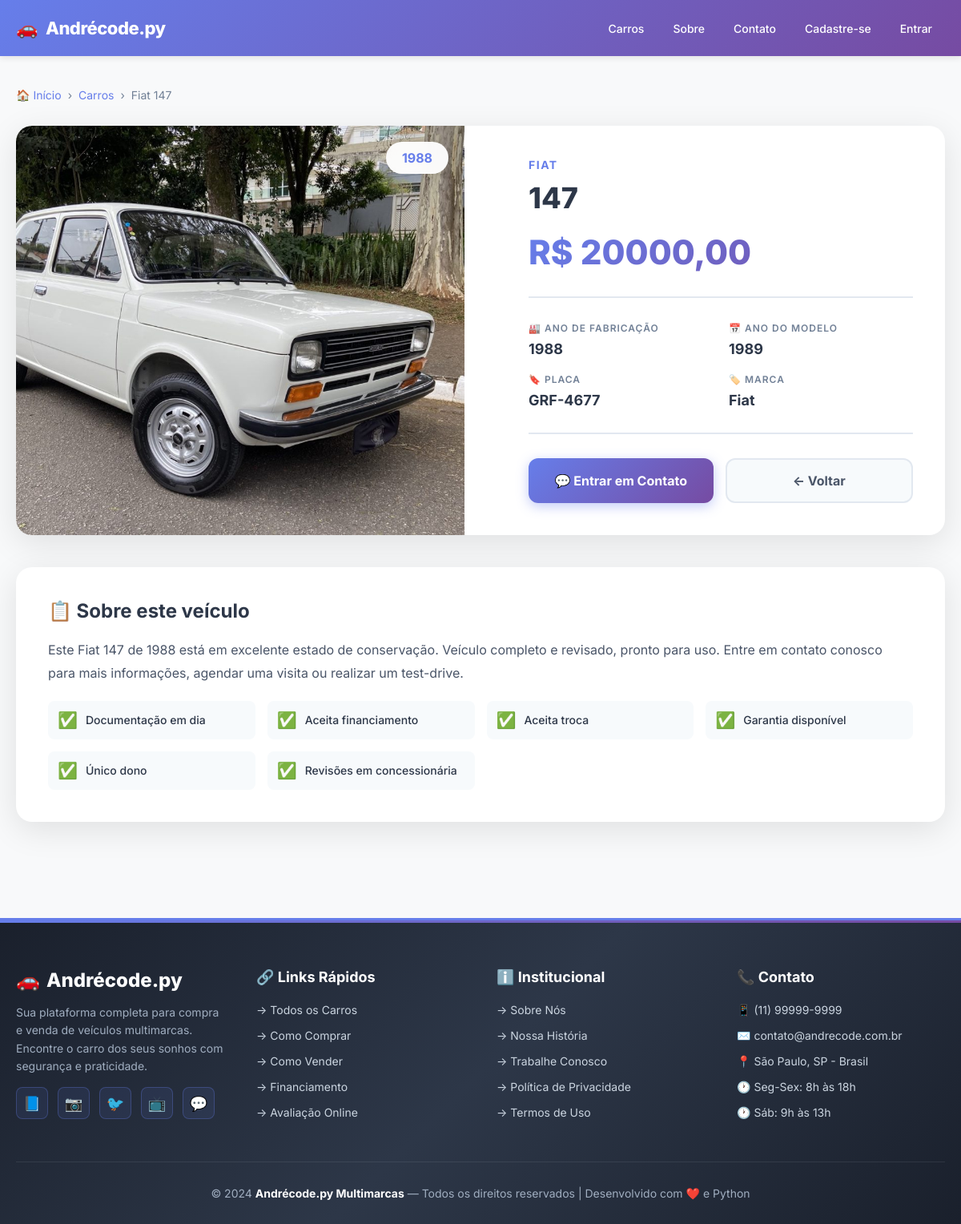
The page /car/13/ on the database its author committed.
### cars/models.py (models this page shows, shortened)
class Car(models.Model):
    id = models.AutoField(primary_key=True)
    model = models.CharField(max_length=200)
    brand = models.ForeignKey(Brand, on_delete=models.PROTECT, related_name='cars_brand')
    factory_year = models.IntegerField(blank=True, null=True)
    model_year = models.IntegerField(blank=True, null=True)
    plate = models.CharField(max_length=10, blank=True, null=True)
    value = models.FloatField(blank=True, null=True)
    photo = models.ImageField(upload_to='cars/', blank=True, null=True)

class Brand(models.Model):
    name = models.CharField(max_length=200)
    def __str__(self):
        return self.name

### cars/views.py (the view)
# urls.py: path('car/<int:pk>/', car_detail_view, name='car_detail'),
def car_detail_view(request, pk):
    car = get_object_or_404(Car, pk=pk)
    return render(request, 'car_detail.html', {'car': car})

### cars/templates/car_detail.html (shortened to what this page needs)
{% extends "base.html" %}
{% block content %}
<div class="detail-container">
    <div class="breadcrumb">
        <a href="{% url 'cars_list' %}">🏠 Início</a>
        <span>›</span>
        <a href="{% url 'cars_list' %}">Carros</a>
        <span>›</span>
        <span>{{ car.brand }} {{ car.model }}</span>
    </div>
    <div class="detail-grid">
        <div class="image-section">
            {% if car.photo %}
            <img src="{{ car.photo.url }}" alt="{{ car.brand }} {{ car.model }} {{ car.factory_year }}"
                class="car-image">
            {% else %}
            <div style="text-align: center; color: #cbd5e0;">
                <div style="font-size: 64px; margin-bottom: 10px;">🚗</div>
                <p>Imagem não disponível</p>
            </div>
            {% endif %}
            <div class="year-badge">{{ car.factory_year }}</div>
        </div>
        <div class="info-section">
            <div class="car-brand-label">{{ car.brand }}</div>
            <h1 class="car-title">{{ car.model }}</h1>
            <div class="car-price">R$ {{ car.value|floatformat:2 }}</div>
            <div class="specs-grid">
                <div class="spec-item">
                    <span class="spec-label">🏭 Ano de Fabricação</span>
                    <span class="spec-value">{{ car.factory_year|default:"N/D" }}</span>
                </div>
                <div class="spec-item">
                    <span class="spec-label">📅 Ano do Modelo</span>
                    <span class="spec-value">{{ car.model_year|default:"N/D" }}</span>
                </div>
                <div class="spec-item">
                    <span class="spec-label">🔖 Placa</span>
                    <span class="spec-value">{{ car.plate|default:"N/D" }}</span>
                </div>
                <div class="spec-item">
                    <span class="spec-label">🏷️ Marca</span>
                    <span class="spec-value">{{ car.brand }}</span>
                </div>
            </div>
            <div class="action-buttons">
                {% if not user.is_authenticated %}
                <a href="#" class="btn btn-primary">
                    💬 Entrar em Contato
                </a>
                {% endif %}
                <a href="{% url 'cars_list' %}" class="btn btn-secondary">
                    ← Voltar
                </a>
            </div>
        </div>
    </div>
    <div class="description-section">
        <h2 class="description-title">
            📋 Sobre este veículo
        </h2>
        <p class="description-text">
            Este {{ car.brand }} {{ car.model }} de {{ car.factory_year }} está em excelente estado de conservação.
            Veículo completo e revisado, pronto para uso. Entre em contato conosco para mais informações,
            agendar uma visita ou realizar um test-drive.
        </p>
        <div class="features-list">
            <div class="feature-item">
                <span class="feature-icon">✅</span>
                <span>Documentação em dia</span>
            </div>
            <div class="feature-item">
                <span class="feature-icon">✅</span>
                <span>Aceita financiamento</span>
            </div>
            <div class="feature-item">
                <span class="feature-icon">✅</span>
                <span>Aceita troca</span>
            </div>
            <div class="feature-item">
                <span class="feature-icon">✅</span>
                <span>Garantia disponível</span>
            </div>
            <div class="feature-item">
                <span class="feature-icon">✅</span>
                <span>Único dono</span>
            </div>
            <div class="feature-item">
                <span class="feature-icon">✅</span>
                <span>Revisões em concessionária</span>
            </div>
        </div>
    </div>
</div>
{% endblock %}

### app/templates/base.html (style rules this page uses)
* { margin: 0; padding: 0; box-sizing: border-box; }
body { font-family: 'Inter', -apple-system, BlinkMacSystemFont, sans-serif; background-color: #f8f9fa; color: #2d3748; min-height: 100vh; display: flex; flex-direction: column; }

### cars/templates/car_detail.html (style rules this page uses)
* { box-sizing: border-box; }
.detail-container { max-width: 1200px; margin: 0 auto; padding: 40px 20px; }
.breadcrumb { display: flex; align-items: center; gap: 8px; margin-bottom: 30px; font-size: 14px; color: #718096; }
.breadcrumb a { color: #667eea; text-decoration: none; transition: color 0.2s; }
.detail-grid { display: grid; grid-template-columns: 1fr 1fr; gap: 40px; background: white; border-radius: 20px; overflow: hidden; box-shadow: 0 10px 40px rgba(0, 0, 0, 0.1); }
.image-section { position: relative; background: #f5f5f5; min-height: 500px; display: flex; align-items: center; justify-content: center; overflow: hidden; }
.car-image { width: 100%; height: 100%; object-fit: cover; transition: transform 0.3s ease; }
.year-badge { position: absolute; top: 20px; right: 20px; background: rgba(255, 255, 255, 0.95); color: #667eea; padding: 10px 20px; border-radius: 30px; font-size: 16px; font-weight: 700; backdrop-filter: blur(10px); box-shadow: 0 4px 15px rgba(0, 0, 0, 0.1); }
.info-section { padding: 40px; display: flex; flex-direction: column; }
.car-brand-label { font-size: 14px; text-transform: uppercase; letter-spacing: 1.5px; color: #667eea; font-weight: 700; margin-bottom: 12px; }
.car-title { font-size: 36px; font-weight: 800; color: #2d3748; margin-bottom: 20px; line-height: 1.2; }
.car-price { font-size: 42px; font-weight: 800; background: linear-gradient(135deg, #667eea 0%, #764ba2 100%); -webkit-background-clip: text; -webkit-text-fill-color: transparent; background-clip: text; margin-bottom: 30px; }
.specs-grid { display: grid; grid-template-columns: 1fr 1fr; gap: 20px; margin-bottom: 30px; padding: 30px 0; border-top: 2px solid #e2e8f0; border-bottom: 2px solid #e2e8f0; }
.spec-item { display: flex; flex-direction: column; gap: 8px; }
.spec-label { font-size: 12px; text-transform: uppercase; letter-spacing: 1px; color: #718096; font-weight: 600; }
.spec-value { font-size: 18px; font-weight: 700; color: #2d3748; }
.action-buttons { display: flex; gap: 15px; margin-top: auto; }
.btn { flex: 1; padding: 16px 24px; border: none; border-radius: 12px; font-size: 16px; font-weight: 700; cursor: pointer; transition: all 0.3s ease; text-align: center; text-decoration: none; display: inline-flex; align-items: center; justify-content: center; gap: 8px; }
.btn-primary { background: linear-gradient(135deg, #667eea 0%, #764ba2 100%); color: white; box-shadow: 0 4px 15px rgba(102, 126, 234, 0.4); }
.btn-secondary { background: #f7fafc; color: #4a5568; border: 2px solid #e2e8f0; }
.description-section { margin-top: 40px; background: white; padding: 40px; border-radius: 20px; box-shadow: 0 10px 40px rgba(0, 0, 0, 0.1); }
.description-title { font-size: 24px; font-weight: 700; color: #2d3748; margin-bottom: 20px; display: flex; align-items: center; gap: 10px; }
.description-text { font-size: 16px; line-height: 1.8; color: #4a5568; }
.features-list { display: grid; grid-template-columns: repeat(auto-fill, minmax(250px, 1fr)); gap: 15px; margin-top: 20px; }
.feature-item { display: flex; align-items: center; gap: 10px; padding: 12px; background: #f7fafc; border-radius: 8px; font-size: 14px; color: #2d3748; font-weight: 500; }
.feature-icon { font-size: 20px; }

### rows shown on the page
Car: brand "Fiat", model "147", photo (picture), factory_year "1988", brand "FIAT", value "20000,00", model_year "1989", plate "GRF-4677"
